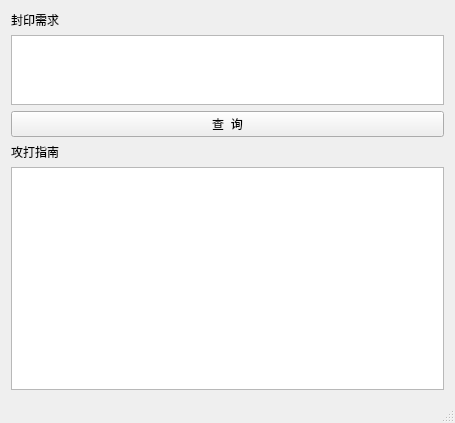
<?xml version="1.0" encoding="UTF-8"?>
<ui version="4.0">
 <class>MainWindow</class>
 <widget class="QMainWindow" name="MainWindow">
  <property name="geometry">
   <rect>
    <x>0</x>
    <y>0</y>
    <width>455</width>
    <height>423</height>
   </rect>
  </property>
  <property name="windowTitle">
   <string>悬赏封印查询</string>
  </property>
  <widget class="QWidget" name="centralWidget">
   <layout class="QGridLayout" name="gridLayout" rowstretch="0,1,0,0,20">
    <item row="0" column="0">
     <widget class="QLabel" name="label">
      <property name="text">
       <string>封印需求</string>
      </property>
     </widget>
    </item>
    <item row="1" column="0">
     <widget class="QTextEdit" name="text_In">
      <property name="html">
       <string>&lt;!DOCTYPE HTML PUBLIC &quot;-//W3C//DTD HTML 4.0//EN&quot; &quot;http://www.w3.org/TR/REC-html40/strict.dtd&quot;&gt;
&lt;html&gt;&lt;head&gt;&lt;meta name=&quot;qrichtext&quot; content=&quot;1&quot; /&gt;&lt;style type=&quot;text/css&quot;&gt;
p, li { white-space: pre-wrap; }
&lt;/style&gt;&lt;/head&gt;&lt;body style=&quot; font-family:'SimSun'; font-size:9pt; font-weight:400; font-style:normal;&quot;&gt;
&lt;p style=&quot;-qt-paragraph-type:empty; margin-top:0px; margin-bottom:0px; margin-left:0px; margin-right:0px; -qt-block-indent:0; text-indent:0px;&quot;&gt;&lt;br /&gt;&lt;/p&gt;&lt;/body&gt;&lt;/html&gt;</string>
      </property>
     </widget>
    </item>
    <item row="2" column="0">
     <widget class="QPushButton" name="pushButton">
      <property name="text">
       <string>查  询</string>
      </property>
     </widget>
    </item>
    <item row="3" column="0">
     <widget class="QLabel" name="label_2">
      <property name="text">
       <string>攻打指南</string>
      </property>
     </widget>
    </item>
    <item row="4" column="0">
     <widget class="QTextBrowser" name="text_Out"/>
    </item>
   </layout>
  </widget>
  <widget class="QStatusBar" name="statusBar"/>
 </widget>
 <layoutdefault spacing="6" margin="11"/>
 <resources/>
 <connections/>
</ui>
